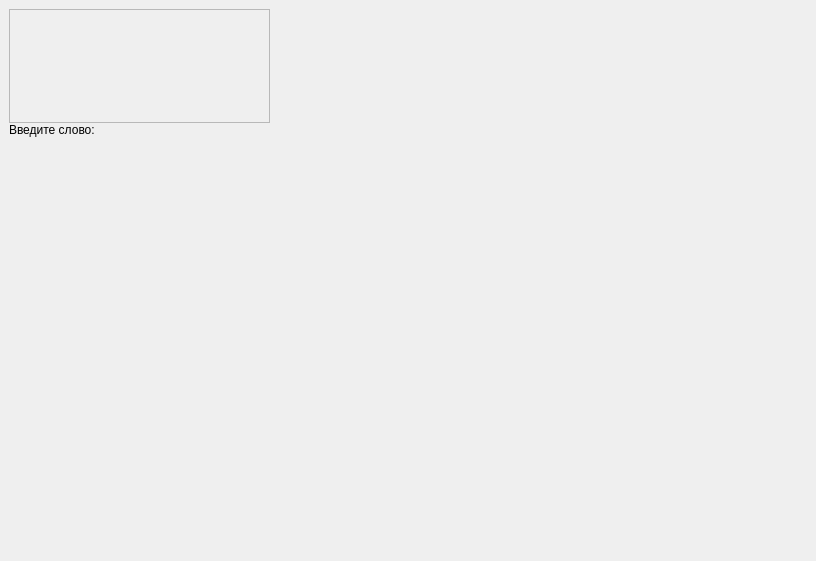
<?xml version="1.0" encoding="UTF-8"?>
<ui version="4.0">
 <class>InputParametersForm</class>
 <widget class="QWidget" name="InputParametersForm">
  <property name="geometry">
   <rect>
    <x>0</x>
    <y>0</y>
    <width>816</width>
    <height>561</height>
   </rect>
  </property>
  <property name="windowTitle">
   <string>Form</string>
  </property>
  <widget class="QWidget" name="">
   <property name="geometry">
    <rect>
     <x>9</x>
     <y>9</y>
     <width>261</width>
     <height>241</height>
    </rect>
   </property>
   <layout class="QHBoxLayout" name="horizontalLayout_2">
    <property name="spacing">
     <number>0</number>
    </property>
    <item>
     <layout class="QVBoxLayout" name="verticalLayout">
      <property name="spacing">
       <number>0</number>
      </property>
      <item>
       <widget class="QScrollArea" name="scrollArea">
        <property name="widgetResizable">
         <bool>true</bool>
        </property>
        <widget class="QWidget" name="scrollAreaWidgetContents">
         <property name="geometry">
          <rect>
           <x>0</x>
           <y>0</y>
           <width>255</width>
           <height>109</height>
          </rect>
         </property>
         <layout class="QHBoxLayout" name="horizontalLayout">
          <item>
           <layout class="QGridLayout" name="gridLayout">
            <property name="spacing">
             <number>0</number>
            </property>
           </layout>
          </item>
          <item>
           <spacer name="horizontalSpacer">
            <property name="orientation">
             <enum>Qt::Horizontal</enum>
            </property>
            <property name="sizeHint" stdset="0">
             <size>
              <width>40</width>
              <height>20</height>
             </size>
            </property>
           </spacer>
          </item>
         </layout>
        </widget>
       </widget>
      </item>
      <item>
       <layout class="QHBoxLayout" name="horizontalLayout_word">
        <item>
         <widget class="QLabel" name="label">
          <property name="text">
           <string>Введите слово:</string>
          </property>
         </widget>
        </item>
       </layout>
      </item>
      <item>
       <spacer name="verticalSpacer">
        <property name="orientation">
         <enum>Qt::Vertical</enum>
        </property>
        <property name="sizeHint" stdset="0">
         <size>
          <width>20</width>
          <height>40</height>
         </size>
        </property>
       </spacer>
      </item>
     </layout>
    </item>
   </layout>
  </widget>
 </widget>
 <resources/>
 <connections/>
</ui>
